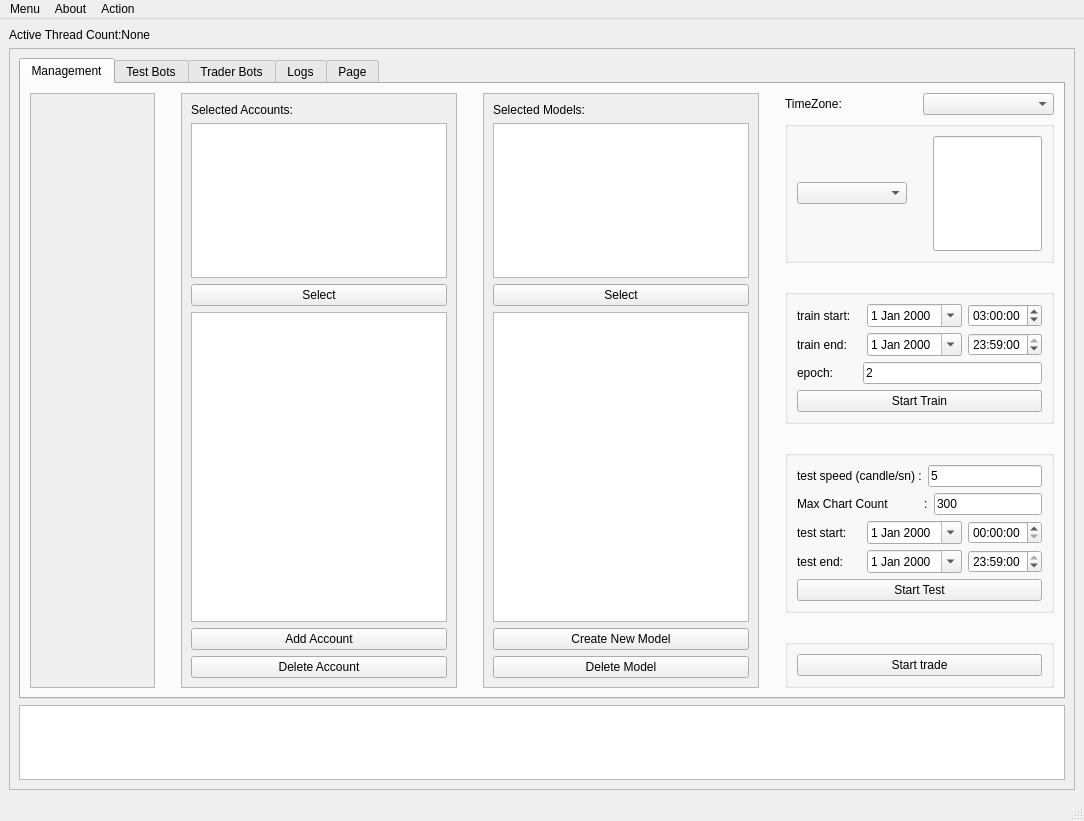
<?xml version="1.0" encoding="UTF-8"?>
<ui version="4.0">
 <class>MainWindow</class>
 <widget class="QMainWindow" name="MainWindow">
  <property name="geometry">
   <rect>
    <x>0</x>
    <y>0</y>
    <width>1084</width>
    <height>821</height>
   </rect>
  </property>
  <property name="sizePolicy">
   <sizepolicy hsizetype="Preferred" vsizetype="Preferred">
    <horstretch>0</horstretch>
    <verstretch>0</verstretch>
   </sizepolicy>
  </property>
  <property name="maximumSize">
   <size>
    <width>16777215</width>
    <height>16777215</height>
   </size>
  </property>
  <property name="windowTitle">
   <string>MainWindow</string>
  </property>
  <widget class="QWidget" name="centralwidget">
   <property name="sizePolicy">
    <sizepolicy hsizetype="Preferred" vsizetype="Preferred">
     <horstretch>0</horstretch>
     <verstretch>0</verstretch>
    </sizepolicy>
   </property>
   <property name="layoutDirection">
    <enum>Qt::LayoutDirection::LeftToRight</enum>
   </property>
   <layout class="QGridLayout" name="gridLayout_2">
    <item row="1" column="0">
     <widget class="QScrollArea" name="scrollArea">
      <property name="widgetResizable">
       <bool>true</bool>
      </property>
      <widget class="QWidget" name="scrollAreaWidgetContents">
       <property name="geometry">
        <rect>
         <x>0</x>
         <y>0</y>
         <width>1043</width>
         <height>838</height>
        </rect>
       </property>
       <layout class="QGridLayout" name="gridLayout_4">
        <item row="1" column="0">
         <widget class="QTextBrowser" name="tb_logs">
          <property name="maximumSize">
           <size>
            <width>16777215</width>
            <height>75</height>
           </size>
          </property>
         </widget>
        </item>
        <item row="0" column="0">
         <layout class="QGridLayout" name="gridLayout">
          <item row="0" column="0">
           <widget class="QTabWidget" name="t_widget_main">
            <property name="sizePolicy">
             <sizepolicy hsizetype="Preferred" vsizetype="Preferred">
              <horstretch>0</horstretch>
              <verstretch>0</verstretch>
             </sizepolicy>
            </property>
            <property name="currentIndex">
             <number>0</number>
            </property>
            <widget class="QWidget" name="tab_main">
             <attribute name="title">
              <string>Management</string>
             </attribute>
             <layout class="QGridLayout" name="gridLayout_3">
              <item row="0" column="4">
               <widget class="QScrollArea" name="scrollArea_2">
                <property name="widgetResizable">
                 <bool>true</bool>
                </property>
                <widget class="QWidget" name="scrollAreaWidgetContents_2">
                 <property name="geometry">
                  <rect>
                   <x>0</x>
                   <y>0</y>
                   <width>229</width>
                   <height>669</height>
                  </rect>
                 </property>
                 <layout class="QGridLayout" name="gridLayout_5">
                  <item row="3" column="0">
                   <widget class="QPushButton" name="btn_select_model">
                    <property name="text">
                     <string>Select</string>
                    </property>
                   </widget>
                  </item>
                  <item row="4" column="0">
                   <widget class="QListWidget" name="lw_models">
                    <property name="sizePolicy">
                     <sizepolicy hsizetype="Preferred" vsizetype="Preferred">
                      <horstretch>0</horstretch>
                      <verstretch>8</verstretch>
                     </sizepolicy>
                    </property>
                   </widget>
                  </item>
                  <item row="6" column="0">
                   <widget class="QPushButton" name="btn_delete_model">
                    <property name="text">
                     <string>Delete Model</string>
                    </property>
                   </widget>
                  </item>
                  <item row="1" column="0">
                   <widget class="QLabel" name="label_selected_model">
                    <property name="text">
                     <string>Selected Models:</string>
                    </property>
                   </widget>
                  </item>
                  <item row="2" column="0">
                   <widget class="QListWidget" name="lw_selected_models">
                    <property name="sizePolicy">
                     <sizepolicy hsizetype="Preferred" vsizetype="Preferred">
                      <horstretch>0</horstretch>
                      <verstretch>4</verstretch>
                     </sizepolicy>
                    </property>
                   </widget>
                  </item>
                  <item row="5" column="0">
                   <widget class="QPushButton" name="btn_create_new_model">
                    <property name="text">
                     <string>Create New Model</string>
                    </property>
                   </widget>
                  </item>
                 </layout>
                </widget>
               </widget>
              </item>
              <item row="0" column="2">
               <widget class="QScrollArea" name="scrollArea_3">
                <property name="widgetResizable">
                 <bool>true</bool>
                </property>
                <widget class="QWidget" name="scrollAreaWidgetContents_3">
                 <property name="geometry">
                  <rect>
                   <x>0</x>
                   <y>0</y>
                   <width>229</width>
                   <height>669</height>
                  </rect>
                 </property>
                 <layout class="QGridLayout" name="gridLayout_6">
                  <item row="8" column="0">
                   <widget class="QPushButton" name="btn_add_account">
                    <property name="text">
                     <string>Add Account</string>
                    </property>
                   </widget>
                  </item>
                  <item row="2" column="0">
                   <widget class="QPushButton" name="btn_select_account">
                    <property name="text">
                     <string>Select</string>
                    </property>
                   </widget>
                  </item>
                  <item row="0" column="0">
                   <widget class="QLabel" name="label_selected_account">
                    <property name="text">
                     <string>Selected Accounts:</string>
                    </property>
                   </widget>
                  </item>
                  <item row="9" column="0">
                   <widget class="QPushButton" name="btn_del_account">
                    <property name="text">
                     <string>Delete Account</string>
                    </property>
                   </widget>
                  </item>
                  <item row="7" column="0">
                   <widget class="QListWidget" name="lw_accounts">
                    <property name="sizePolicy">
                     <sizepolicy hsizetype="Preferred" vsizetype="Preferred">
                      <horstretch>0</horstretch>
                      <verstretch>8</verstretch>
                     </sizepolicy>
                    </property>
                   </widget>
                  </item>
                  <item row="1" column="0">
                   <widget class="QListWidget" name="lw_selected_accounts">
                    <property name="sizePolicy">
                     <sizepolicy hsizetype="Preferred" vsizetype="Preferred">
                      <horstretch>0</horstretch>
                      <verstretch>4</verstretch>
                     </sizepolicy>
                    </property>
                   </widget>
                  </item>
                 </layout>
                </widget>
               </widget>
              </item>
              <item row="0" column="0">
               <widget class="QScrollArea" name="scrollArea_info">
                <property name="widgetResizable">
                 <bool>true</bool>
                </property>
                <widget class="QWidget" name="widget_info">
                 <property name="geometry">
                  <rect>
                   <x>0</x>
                   <y>0</y>
                   <width>83</width>
                   <height>669</height>
                  </rect>
                 </property>
                </widget>
               </widget>
              </item>
              <item row="0" column="6">
               <layout class="QVBoxLayout" name="verticalLayout_3">
                <item>
                 <layout class="QHBoxLayout" name="horizontalLayout_8">
                  <item>
                   <widget class="QLabel" name="label_timezone">
                    <property name="text">
                     <string>TimeZone:</string>
                    </property>
                   </widget>
                  </item>
                  <item>
                   <widget class="QComboBox" name="cb_timezone">
                    <property name="sizePolicy">
                     <sizepolicy hsizetype="Preferred" vsizetype="Preferred">
                      <horstretch>0</horstretch>
                      <verstretch>0</verstretch>
                     </sizepolicy>
                    </property>
                    <property name="currentIndex">
                     <number>-1</number>
                    </property>
                   </widget>
                  </item>
                 </layout>
                </item>
                <item>
                 <widget class="QGroupBox" name="groupBox_4">
                  <property name="title">
                   <string/>
                  </property>
                  <layout class="QGridLayout" name="gridLayout_14">
                   <item row="0" column="0">
                    <layout class="QHBoxLayout" name="horizontalLayout_4">
                     <item>
                      <widget class="QComboBox" name="cb_pairs">
                       <property name="sizePolicy">
                        <sizepolicy hsizetype="Preferred" vsizetype="Fixed">
                         <horstretch>0</horstretch>
                         <verstretch>0</verstretch>
                        </sizepolicy>
                       </property>
                       <property name="mouseTracking">
                        <bool>true</bool>
                       </property>
                       <property name="tabletTracking">
                        <bool>false</bool>
                       </property>
                       <property name="statusTip">
                        <string notr="true"/>
                       </property>
                       <property name="sizeAdjustPolicy">
                        <enum>QComboBox::SizeAdjustPolicy::AdjustToContents</enum>
                       </property>
                      </widget>
                     </item>
                     <item>
                      <spacer name="verticalSpacer_4">
                       <property name="orientation">
                        <enum>Qt::Orientation::Vertical</enum>
                       </property>
                       <property name="sizeHint" stdset="0">
                        <size>
                         <width>20</width>
                         <height>40</height>
                        </size>
                       </property>
                      </spacer>
                     </item>
                     <item>
                      <widget class="QLineEdit" name="search_line">
                       <property name="sizePolicy">
                        <sizepolicy hsizetype="Preferred" vsizetype="Preferred">
                         <horstretch>0</horstretch>
                         <verstretch>0</verstretch>
                        </sizepolicy>
                       </property>
                      </widget>
                     </item>
                    </layout>
                   </item>
                  </layout>
                 </widget>
                </item>
                <item>
                 <spacer name="horizontalSpacer_2">
                  <property name="orientation">
                   <enum>Qt::Orientation::Horizontal</enum>
                  </property>
                  <property name="sizeHint" stdset="0">
                   <size>
                    <width>40</width>
                    <height>20</height>
                   </size>
                  </property>
                 </spacer>
                </item>
                <item>
                 <widget class="QGroupBox" name="groupBox_3">
                  <property name="title">
                   <string/>
                  </property>
                  <layout class="QGridLayout" name="gridLayout_13">
                   <item row="2" column="0">
                    <layout class="QHBoxLayout" name="horizontalLayout">
                     <item>
                      <widget class="QLabel" name="label">
                       <property name="sizePolicy">
                        <sizepolicy hsizetype="Preferred" vsizetype="Preferred">
                         <horstretch>0</horstretch>
                         <verstretch>0</verstretch>
                        </sizepolicy>
                       </property>
                       <property name="text">
                        <string>epoch:       </string>
                       </property>
                      </widget>
                     </item>
                     <item>
                      <widget class="QLineEdit" name="le_epoch">
                       <property name="sizePolicy">
                        <sizepolicy hsizetype="Expanding" vsizetype="Fixed">
                         <horstretch>0</horstretch>
                         <verstretch>0</verstretch>
                        </sizepolicy>
                       </property>
                       <property name="text">
                        <string>2</string>
                       </property>
                      </widget>
                     </item>
                    </layout>
                   </item>
                   <item row="0" column="0">
                    <layout class="QHBoxLayout" name="horizontalLayout_3">
                     <item>
                      <widget class="QLabel" name="label_trainstart">
                       <property name="text">
                        <string>train start:</string>
                       </property>
                      </widget>
                     </item>
                     <item>
                      <widget class="QDateEdit" name="de_train_start">
                       <property name="sizePolicy">
                        <sizepolicy hsizetype="Minimum" vsizetype="Fixed">
                         <horstretch>0</horstretch>
                         <verstretch>0</verstretch>
                        </sizepolicy>
                       </property>
                       <property name="calendarPopup">
                        <bool>true</bool>
                       </property>
                      </widget>
                     </item>
                     <item>
                      <widget class="QTimeEdit" name="te_train_start">
                       <property name="sizePolicy">
                        <sizepolicy hsizetype="Minimum" vsizetype="Fixed">
                         <horstretch>0</horstretch>
                         <verstretch>0</verstretch>
                        </sizepolicy>
                       </property>
                       <property name="dateTime">
                        <datetime>
                         <hour>3</hour>
                         <minute>0</minute>
                         <second>0</second>
                         <year>2000</year>
                         <month>1</month>
                         <day>1</day>
                        </datetime>
                       </property>
                       <property name="calendarPopup">
                        <bool>true</bool>
                       </property>
                       <property name="timeSpec">
                        <enum>Qt::TimeSpec::LocalTime</enum>
                       </property>
                      </widget>
                     </item>
                    </layout>
                   </item>
                   <item row="1" column="0">
                    <layout class="QHBoxLayout" name="horizontalLayout_5">
                     <item>
                      <widget class="QLabel" name="label_train_end">
                       <property name="text">
                        <string>train end:</string>
                       </property>
                      </widget>
                     </item>
                     <item>
                      <widget class="QDateEdit" name="de_train_end">
                       <property name="sizePolicy">
                        <sizepolicy hsizetype="Minimum" vsizetype="Fixed">
                         <horstretch>0</horstretch>
                         <verstretch>0</verstretch>
                        </sizepolicy>
                       </property>
                       <property name="calendarPopup">
                        <bool>true</bool>
                       </property>
                      </widget>
                     </item>
                     <item>
                      <widget class="QTimeEdit" name="te_train_end">
                       <property name="sizePolicy">
                        <sizepolicy hsizetype="Minimum" vsizetype="Fixed">
                         <horstretch>0</horstretch>
                         <verstretch>0</verstretch>
                        </sizepolicy>
                       </property>
                       <property name="calendarPopup">
                        <bool>true</bool>
                       </property>
                       <property name="timeSpec">
                        <enum>Qt::TimeSpec::LocalTime</enum>
                       </property>
                       <property name="time">
                        <time>
                         <hour>23</hour>
                         <minute>59</minute>
                         <second>0</second>
                        </time>
                       </property>
                      </widget>
                     </item>
                    </layout>
                   </item>
                   <item row="3" column="0">
                    <widget class="QPushButton" name="btn_start_train">
                     <property name="text">
                      <string>Start Train</string>
                     </property>
                    </widget>
                   </item>
                  </layout>
                 </widget>
                </item>
                <item>
                 <spacer name="horizontalSpacer">
                  <property name="orientation">
                   <enum>Qt::Orientation::Horizontal</enum>
                  </property>
                  <property name="sizeHint" stdset="0">
                   <size>
                    <width>40</width>
                    <height>20</height>
                   </size>
                  </property>
                 </spacer>
                </item>
                <item>
                 <widget class="QGroupBox" name="groupBox_2">
                  <property name="title">
                   <string/>
                  </property>
                  <layout class="QGridLayout" name="gridLayout_12">
                   <item row="16" column="0">
                    <layout class="QHBoxLayout" name="horizontalLayout_6">
                     <item>
                      <widget class="QLabel" name="label_test_start_2">
                       <property name="text">
                        <string>test start:</string>
                       </property>
                      </widget>
                     </item>
                     <item>
                      <widget class="QDateEdit" name="de_test_start">
                       <property name="sizePolicy">
                        <sizepolicy hsizetype="Minimum" vsizetype="Fixed">
                         <horstretch>0</horstretch>
                         <verstretch>0</verstretch>
                        </sizepolicy>
                       </property>
                       <property name="calendarPopup">
                        <bool>true</bool>
                       </property>
                      </widget>
                     </item>
                     <item>
                      <widget class="QTimeEdit" name="te_test_start">
                       <property name="sizePolicy">
                        <sizepolicy hsizetype="Minimum" vsizetype="Fixed">
                         <horstretch>0</horstretch>
                         <verstretch>0</verstretch>
                        </sizepolicy>
                       </property>
                       <property name="calendarPopup">
                        <bool>true</bool>
                       </property>
                       <property name="timeSpec">
                        <enum>Qt::TimeSpec::LocalTime</enum>
                       </property>
                       <property name="time">
                        <time>
                         <hour>0</hour>
                         <minute>0</minute>
                         <second>0</second>
                        </time>
                       </property>
                      </widget>
                     </item>
                    </layout>
                   </item>
                   <item row="18" column="0">
                    <widget class="QPushButton" name="btn_start_test">
                     <property name="text">
                      <string>Start Test</string>
                     </property>
                    </widget>
                   </item>
                   <item row="17" column="0">
                    <layout class="QHBoxLayout" name="horizontalLayout_7">
                     <item>
                      <widget class="QLabel" name="label_test_end">
                       <property name="text">
                        <string>test end:</string>
                       </property>
                      </widget>
                     </item>
                     <item>
                      <widget class="QDateEdit" name="de_test_end">
                       <property name="sizePolicy">
                        <sizepolicy hsizetype="Minimum" vsizetype="Fixed">
                         <horstretch>0</horstretch>
                         <verstretch>0</verstretch>
                        </sizepolicy>
                       </property>
                       <property name="calendarPopup">
                        <bool>true</bool>
                       </property>
                      </widget>
                     </item>
                     <item>
                      <widget class="QTimeEdit" name="te_test_end">
                       <property name="sizePolicy">
                        <sizepolicy hsizetype="Minimum" vsizetype="Fixed">
                         <horstretch>0</horstretch>
                         <verstretch>0</verstretch>
                        </sizepolicy>
                       </property>
                       <property name="calendarPopup">
                        <bool>true</bool>
                       </property>
                       <property name="timeSpec">
                        <enum>Qt::TimeSpec::LocalTime</enum>
                       </property>
                       <property name="time">
                        <time>
                         <hour>23</hour>
                         <minute>59</minute>
                         <second>0</second>
                        </time>
                       </property>
                      </widget>
                     </item>
                    </layout>
                   </item>
                   <item row="0" column="0">
                    <layout class="QHBoxLayout" name="horizontalLayout_2">
                     <item>
                      <widget class="QLabel" name="label_test_speed">
                       <property name="text">
                        <string>test speed (candle/sn) :</string>
                       </property>
                      </widget>
                     </item>
                     <item>
                      <widget class="QLineEdit" name="le_test_speed">
                       <property name="text">
                        <string>5</string>
                       </property>
                      </widget>
                     </item>
                    </layout>
                   </item>
                   <item row="1" column="0">
                    <layout class="QHBoxLayout" name="horizontalLayout_10">
                     <item>
                      <widget class="QLabel" name="label_2">
                       <property name="text">
                        <string>Max Chart Count           :</string>
                       </property>
                      </widget>
                     </item>
                     <item>
                      <widget class="QLineEdit" name="le_max_chart_count">
                       <property name="text">
                        <string>300</string>
                       </property>
                      </widget>
                     </item>
                    </layout>
                   </item>
                  </layout>
                 </widget>
                </item>
                <item>
                 <spacer name="horizontalSpacer_3">
                  <property name="orientation">
                   <enum>Qt::Orientation::Horizontal</enum>
                  </property>
                  <property name="sizeHint" stdset="0">
                   <size>
                    <width>40</width>
                    <height>20</height>
                   </size>
                  </property>
                 </spacer>
                </item>
                <item>
                 <widget class="QGroupBox" name="groupBox">
                  <property name="title">
                   <string/>
                  </property>
                  <layout class="QGridLayout" name="gridLayout_11">
                   <item row="0" column="0">
                    <widget class="QPushButton" name="btn_start_trade">
                     <property name="text">
                      <string>Start trade</string>
                     </property>
                    </widget>
                   </item>
                  </layout>
                 </widget>
                </item>
               </layout>
              </item>
              <item row="0" column="1">
               <spacer name="verticalSpacer_3">
                <property name="orientation">
                 <enum>Qt::Orientation::Vertical</enum>
                </property>
                <property name="sizeHint" stdset="0">
                 <size>
                  <width>20</width>
                  <height>40</height>
                 </size>
                </property>
               </spacer>
              </item>
              <item row="0" column="5">
               <spacer name="verticalSpacer_2">
                <property name="orientation">
                 <enum>Qt::Orientation::Vertical</enum>
                </property>
                <property name="sizeHint" stdset="0">
                 <size>
                  <width>20</width>
                  <height>40</height>
                 </size>
                </property>
               </spacer>
              </item>
              <item row="0" column="3">
               <spacer name="verticalSpacer">
                <property name="orientation">
                 <enum>Qt::Orientation::Vertical</enum>
                </property>
                <property name="sizeHint" stdset="0">
                 <size>
                  <width>20</width>
                  <height>40</height>
                 </size>
                </property>
               </spacer>
              </item>
             </layout>
            </widget>
            <widget class="QWidget" name="tab_test_bots">
             <attribute name="title">
              <string>Test Bots</string>
             </attribute>
             <layout class="QGridLayout" name="gridLayout_9">
              <item row="0" column="0">
               <widget class="QScrollArea" name="sa_bots">
                <property name="widgetResizable">
                 <bool>false</bool>
                </property>
                <widget class="QWidget" name="w_scroll_area_test_bots">
                 <property name="geometry">
                  <rect>
                   <x>0</x>
                   <y>0</y>
                   <width>1020</width>
                   <height>586</height>
                  </rect>
                 </property>
                 <layout class="QGridLayout" name="gridLayout_10">
                  <item row="0" column="0">
                   <layout class="QVBoxLayout" name="vl_test_bots"/>
                  </item>
                 </layout>
                </widget>
               </widget>
              </item>
             </layout>
            </widget>
            <widget class="QWidget" name="tab_trader_bots">
             <attribute name="title">
              <string>Trader Bots</string>
             </attribute>
             <layout class="QGridLayout" name="gridLayout_16">
              <item row="0" column="0">
               <widget class="QScrollArea" name="sa_trader_bots">
                <property name="widgetResizable">
                 <bool>true</bool>
                </property>
                <widget class="QWidget" name="w_scroll_area_trader_bots">
                 <property name="geometry">
                  <rect>
                   <x>0</x>
                   <y>0</y>
                   <width>991</width>
                   <height>669</height>
                  </rect>
                 </property>
                 <layout class="QGridLayout" name="gridLayout_15">
                  <item row="0" column="0">
                   <layout class="QVBoxLayout" name="vl_trader_bots"/>
                  </item>
                 </layout>
                </widget>
               </widget>
              </item>
             </layout>
            </widget>
            <widget class="QWidget" name="tab">
             <property name="focusPolicy">
              <enum>Qt::FocusPolicy::NoFocus</enum>
             </property>
             <attribute name="title">
              <string>Logs</string>
             </attribute>
             <layout class="QGridLayout" name="gridLayout_7">
              <item row="0" column="2">
               <widget class="QCheckBox" name="checkBox_3">
                <property name="text">
                 <string>CheckBox</string>
                </property>
               </widget>
              </item>
              <item row="0" column="0">
               <widget class="QCheckBox" name="checkBox">
                <property name="text">
                 <string>CheckBox</string>
                </property>
               </widget>
              </item>
              <item row="0" column="3">
               <widget class="QCheckBox" name="checkBox_4">
                <property name="text">
                 <string>CheckBox</string>
                </property>
               </widget>
              </item>
              <item row="0" column="5">
               <widget class="QCheckBox" name="checkBox_6">
                <property name="text">
                 <string>CheckBox</string>
                </property>
               </widget>
              </item>
              <item row="0" column="4">
               <widget class="QCheckBox" name="checkBox_5">
                <property name="text">
                 <string>CheckBox</string>
                </property>
               </widget>
              </item>
              <item row="0" column="1">
               <widget class="QCheckBox" name="checkBox_2">
                <property name="text">
                 <string>CheckBox</string>
                </property>
               </widget>
              </item>
              <item row="0" column="6">
               <widget class="QCheckBox" name="checkBox_7">
                <property name="text">
                 <string>CheckBox</string>
                </property>
               </widget>
              </item>
              <item row="1" column="0" colspan="7">
               <widget class="QTableWidget" name="tableWidget">
                <property name="sizePolicy">
                 <sizepolicy hsizetype="MinimumExpanding" vsizetype="MinimumExpanding">
                  <horstretch>0</horstretch>
                  <verstretch>0</verstretch>
                 </sizepolicy>
                </property>
                <property name="minimumSize">
                 <size>
                  <width>0</width>
                  <height>369</height>
                 </size>
                </property>
                <property name="maximumSize">
                 <size>
                  <width>16777215</width>
                  <height>371</height>
                 </size>
                </property>
                <property name="sizeAdjustPolicy">
                 <enum>QAbstractScrollArea::SizeAdjustPolicy::AdjustIgnored</enum>
                </property>
                <property name="sortingEnabled">
                 <bool>false</bool>
                </property>
                <attribute name="horizontalHeaderVisible">
                 <bool>true</bool>
                </attribute>
                <attribute name="horizontalHeaderCascadingSectionResizes">
                 <bool>false</bool>
                </attribute>
                <attribute name="horizontalHeaderShowSortIndicator" stdset="0">
                 <bool>true</bool>
                </attribute>
                <attribute name="horizontalHeaderStretchLastSection">
                 <bool>false</bool>
                </attribute>
                <attribute name="verticalHeaderVisible">
                 <bool>true</bool>
                </attribute>
                <attribute name="verticalHeaderCascadingSectionResizes">
                 <bool>false</bool>
                </attribute>
                <attribute name="verticalHeaderShowSortIndicator" stdset="0">
                 <bool>false</bool>
                </attribute>
                <attribute name="verticalHeaderStretchLastSection">
                 <bool>false</bool>
                </attribute>
                <row>
                 <property name="text">
                  <string>1</string>
                 </property>
                </row>
                <row>
                 <property name="text">
                  <string>2</string>
                 </property>
                </row>
                <row>
                 <property name="text">
                  <string>3</string>
                 </property>
                </row>
                <row>
                 <property name="text">
                  <string>4</string>
                 </property>
                </row>
                <row>
                 <property name="text">
                  <string>New Row</string>
                 </property>
                </row>
                <column>
                 <property name="text">
                  <string>Type</string>
                 </property>
                </column>
                <column>
                 <property name="text">
                  <string>Datetime</string>
                 </property>
                </column>
                <column>
                 <property name="text">
                  <string>Message ea eaz  euaml eukalmuklmaek mlakmla k</string>
                 </property>
                </column>
                <column>
                 <property name="text">
                  <string>Relative</string>
                 </property>
                </column>
                <item row="0" column="0">
                 <property name="text">
                  <string>aüiaüiaü</string>
                 </property>
                </item>
                <item row="0" column="1">
                 <property name="text">
                  <string>aiüiaüiaü</string>
                 </property>
                </item>
                <item row="0" column="2">
                 <property name="text">
                  <string>iaüieaüiaüaiüaüiaüaüaüaieüiaüieüaeüieaüieaüiaeüiea üie aüaieüaeiüaeiüai eüaieüaieüiü aie  giüa i eiüa  aü iüiae  üai iaüiaüieaüiaüaiüaüiaüaüaüaieüiaüieüaeüieaüieaüiaeüiea üie aüaieüaeiüaeiüai eüaieüaieüiü aie  giüa i eiüa  aü iüiae  üai iaüiaüieaüiaüaiüaüiaüaüaüaieüiaüieüaeüieaüieaüiaeüiea üie aüaieüaeiüaeiüai eüaieüaieüiü aie  giüa i eiüa  aü iüiae  üai iaüiaüieaüiaüaiüaüiaüaüaüaieüiaüieüaeüieaüieaüiaeüiea üie aüaieüaeiüaeiüai eüaieüaieüiü aie  giüa i eiüa  aü iüiae  üai iaü</string>
                 </property>
                </item>
                <item row="0" column="3">
                 <property name="text">
                  <string>aeua</string>
                 </property>
                </item>
                <item row="1" column="0">
                 <property name="text">
                  <string>eau a</string>
                 </property>
                </item>
                <item row="1" column="1">
                 <property name="text">
                  <string>e auea</string>
                 </property>
                </item>
                <item row="1" column="2">
                 <property name="text">
                  <string>e auia </string>
                 </property>
                </item>
                <item row="1" column="3">
                 <property name="text">
                  <string>ea</string>
                 </property>
                </item>
                <item row="2" column="0">
                 <property name="text">
                  <string>eaue a</string>
                 </property>
                </item>
                <item row="2" column="1">
                 <property name="text">
                  <string>e au a</string>
                 </property>
                </item>
                <item row="2" column="2">
                 <property name="text">
                  <string> ueia uei</string>
                 </property>
                </item>
                <item row="2" column="3">
                 <property name="text">
                  <string>aeua</string>
                 </property>
                </item>
                <item row="3" column="0">
                 <property name="text">
                  <string>e ea ea  ea ea\n e \n  ea  \n e ua </string>
                 </property>
                </item>
                <item row="3" column="1">
                 <property name="text">
                  <string> eaueaeui </string>
                 </property>
                </item>
                <item row="3" column="2">
                 <property name="text">
                  <string>a i aiu eia</string>
                 </property>
                </item>
                <item row="3" column="3">
                 <property name="text">
                  <string> ea ea \n</string>
                 </property>
                </item>
                <item row="4" column="0">
                 <property name="text">
                  <string/>
                 </property>
                 <property name="flags">
                  <set>ItemIsSelectable|ItemIsDragEnabled|ItemIsDropEnabled|ItemIsUserCheckable|ItemIsEnabled</set>
                 </property>
                </item>
               </widget>
              </item>
             </layout>
            </widget>
            <widget class="QWidget" name="tab_2">
             <attribute name="title">
              <string>Page</string>
             </attribute>
             <layout class="QGridLayout" name="gridLayout_8">
              <item row="0" column="0">
               <widget class="QTableView" name="tableView"/>
              </item>
             </layout>
            </widget>
           </widget>
          </item>
         </layout>
        </item>
       </layout>
      </widget>
     </widget>
    </item>
    <item row="0" column="0">
     <widget class="QLabel" name="label_thrd_count">
      <property name="text">
       <string>Active Thread Count:None</string>
      </property>
     </widget>
    </item>
   </layout>
  </widget>
  <widget class="QMenuBar" name="menubar">
   <property name="geometry">
    <rect>
     <x>0</x>
     <y>0</y>
     <width>1084</width>
     <height>27</height>
    </rect>
   </property>
   <widget class="QMenu" name="menuMenu">
    <property name="title">
     <string>Menu</string>
    </property>
    <addaction name="actionquit"/>
    <addaction name="actionlogin"/>
    <addaction name="actionlogout"/>
   </widget>
   <widget class="QMenu" name="menuAbout">
    <property name="title">
     <string>About</string>
    </property>
   </widget>
   <widget class="QMenu" name="menuAction">
    <property name="title">
     <string>Action</string>
    </property>
    <addaction name="actionpause_All"/>
    <addaction name="actionrun_all"/>
   </widget>
   <addaction name="menuMenu"/>
   <addaction name="menuAbout"/>
   <addaction name="menuAction"/>
  </widget>
  <widget class="QStatusBar" name="statusbar"/>
  <action name="actionquit">
   <property name="text">
    <string>Quit</string>
   </property>
  </action>
  <action name="actionpause_All">
   <property name="text">
    <string>pause All</string>
   </property>
  </action>
  <action name="actionrun_all">
   <property name="text">
    <string>run all</string>
   </property>
  </action>
  <action name="actionlogin">
   <property name="text">
    <string>Login</string>
   </property>
  </action>
  <action name="actionlogout">
   <property name="enabled">
    <bool>false</bool>
   </property>
   <property name="text">
    <string>Logout</string>
   </property>
  </action>
 </widget>
 <resources/>
 <connections/>
</ui>
